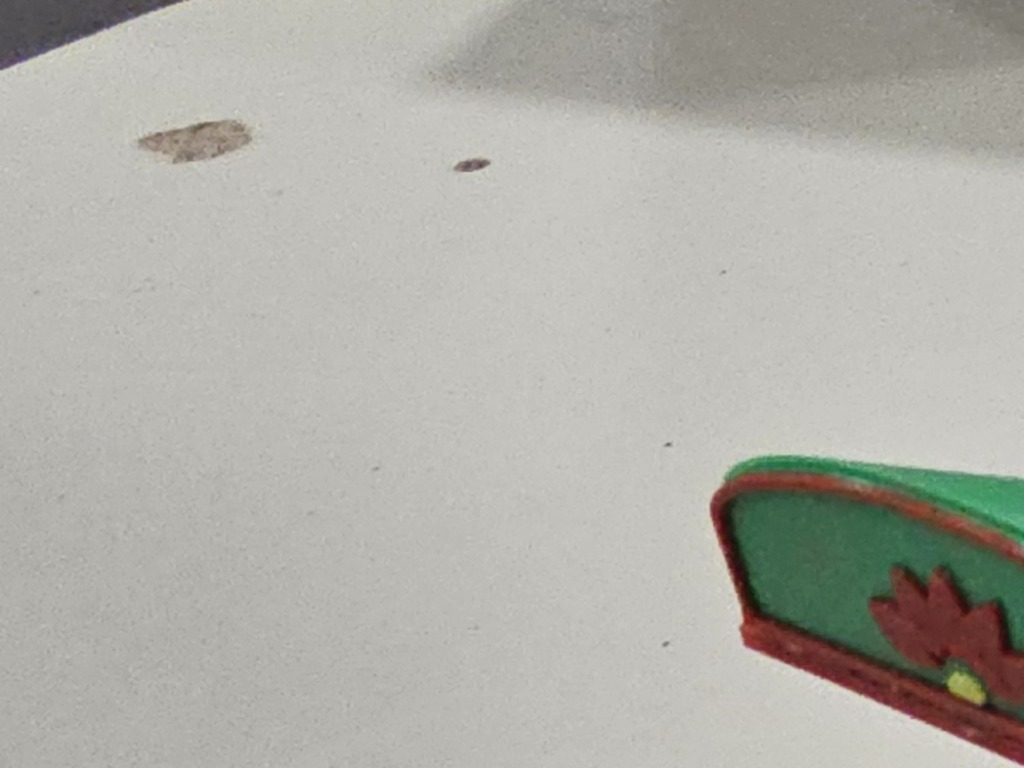
#> input picture truck-ad/source/truck_a.jpg, 1024 x 768 px
$ python age.py ../source/truck_a.jpg ../source/truck_b.jpg 5
#> lines starting #> are read from the running program, lines starting #| are printed output that depends on the picture; after the words box and inside, x2 and y2 are one past the last pixel; in counts of white or black regions, pixels touching at a corner belong together
"""Age a flat ad render so it reads as a scanned 1970s printed original.

usage: python3 age.py flat.png out.jpg [seed]
"""
import sys
import numpy as np
from PIL import Image, ImageFilter
from scipy import ndimage as ndi

src, out = sys.argv[1], sys.argv[2]
rng = np.random.default_rng(int(sys.argv[3]) if len(sys.argv) > 3 else 1972)

flat = Image.open(src).convert("RGB")
#> flat is the input picture: PIL image 1024x768 RGB; mean R, G, B 176.3, 175.3, 168.6
W, H = flat.size
#> W = 1024; H = 768
ink = np.asarray(flat.filter(ImageFilter.GaussianBlur(0.7)), np.float32) / 255


def noise(scale, octaves=4):
    """Smooth fractal noise in [0,1]."""
    acc, amp, tot = np.zeros((H, W), np.float32), 1.0, 0.0
    for o in range(octaves):
        s = max(2, int(min(H, W) / (scale * 2 ** o)))
        n = rng.random((H // s + 2, W // s + 2)).astype(np.float32)
        n = ndi.zoom(n, s, order=3)[:H, :W]
        acc += amp * n; tot += amp; amp *= 0.5
    acc /= tot
    return (acc - acc.min()) / (acc.max() - acc.min() + 1e-6)


yy, xx = np.mgrid[0:H, 0:W].astype(np.float32)
ex = np.minimum(xx, W - 1 - xx) / W; ey = np.minimum(yy, H - 1 - yy) / H
edge = np.clip(np.minimum(ex, ey) / 0.07, 0, 1)            # 0 at edge -> 1 inside

# --- paper: cream stock, yellowed toward the edges, blotchy, fibrous
cream = np.array([0.93, 0.87, 0.74], np.float32)
yellow = np.array([0.80, 0.66, 0.45], np.float32)
blotch = noise(6)
age = (1 - edge) ** 1.6 * 0.85 + blotch * 0.25
paper = cream * (1 - age[..., None] * 0.55) + yellow * (age[..., None] * 0.55)
fib = ndi.gaussian_filter(rng.standard_normal((H, W)).astype(np.float32), (0.6, 2.2))
paper *= (1 + fib[..., None] * 0.035)
paper *= (0.97 + 0.03 * noise(40, 2))[..., None]

# --- ink: uneven density, worn speckle drop-outs, slight press bleed
density = 0.80 + 0.20 * noise(10)
wear = ndi.gaussian_filter(rng.random((H, W)).astype(np.float32), 1.0)
density *= np.where(wear > 0.66, 0.55, 1.0)
img = paper * (1 - density[..., None] * (1 - ink))

# --- fold creases (one vertical, one horizontal, like a folded magazine page)
def crease(dist, width):
    d = np.abs(dist)
    hi = np.exp(-(d / width) ** 2)                      # bright ridge
    sh = np.exp(-((dist - width * 2.5) / (width * 3)) ** 2)  # shadow on one side
    return hi, sh

wob = (noise(3, 2) - 0.5) * 6
for dist in (xx - W * 0.502 + wob, yy - H * 0.497 + wob.T[:H, :W] if W == H else yy - H * 0.497 + wob):
    hi, sh = crease(dist, 2.2)
    loss = hi * (rng.random((H, W)) > 0.35)
    img = img * (1 - sh[..., None] * 0.10) + (paper * 1.05 - img) * (loss[..., None] * 0.85)
    img += hi[..., None] * 0.035

# --- foxing and a faint water stain
fox = np.zeros((H, W), np.float32)
for _ in range(140):
    cx, cy = rng.integers(0, W), rng.integers(0, H)
    r = rng.uniform(1.5, 9) if rng.random() < 0.9 else rng.uniform(14, 40)
    fox[max(0, cy - 1):cy + 1, max(0, cx - 1):cx + 1] += 0
    yy0, yy1 = max(0, int(cy - 3 * r)), min(H, int(cy + 3 * r))
    xx0, xx1 = max(0, int(cx - 3 * r)), min(W, int(cx + 3 * r))
    d2 = ((yy[yy0:yy1, xx0:xx1] - cy) ** 2 + (xx[yy0:yy1, xx0:xx1] - cx) ** 2) / r ** 2
    fox[yy0:yy1, xx0:xx1] += np.exp(-d2) * rng.uniform(0.15, 0.6)
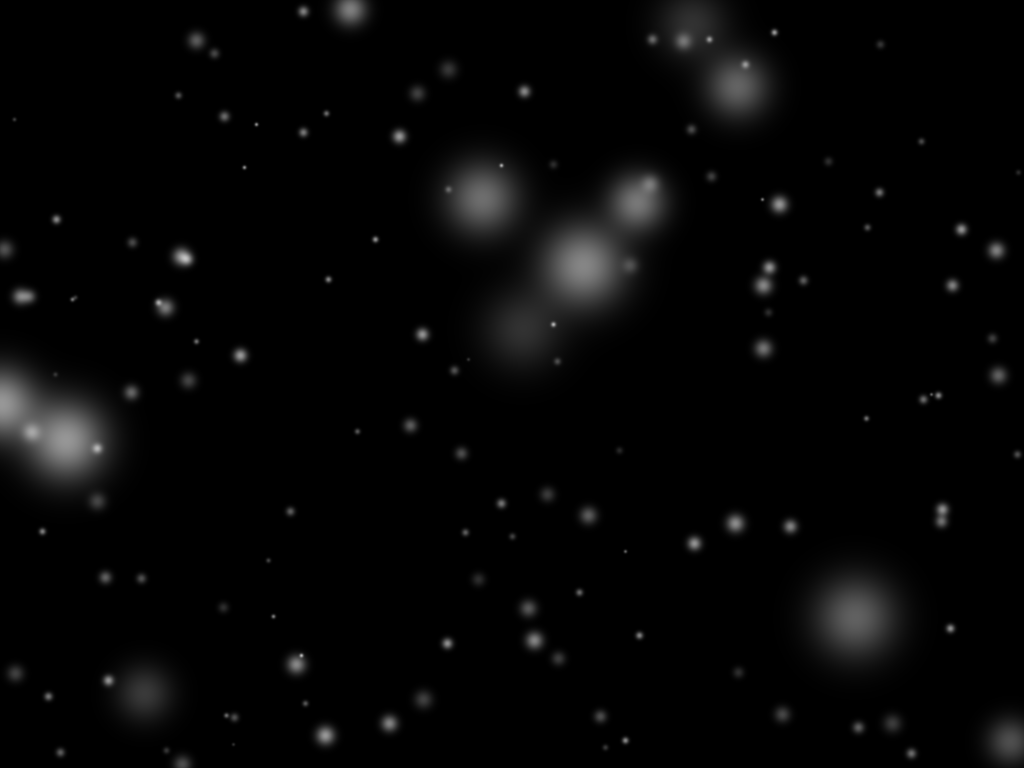
#> fox: shape (768, 1024) float32; min 0, max 0.772, mean 0.0238
fox *= 0.6 + 0.8 * noise(30, 2)
stain_c = np.array([0.55, 0.38, 0.20], np.float32)
#> stain_c = [0.55, 0.38, 0.2]
ring_d = np.hypot(xx - W * 0.86, yy - H * 0.86) / (W * 0.13) + (noise(8, 3) - 0.5) * 0.25
#> after the loop in noise (call 6), `for o in range(octaves):`:
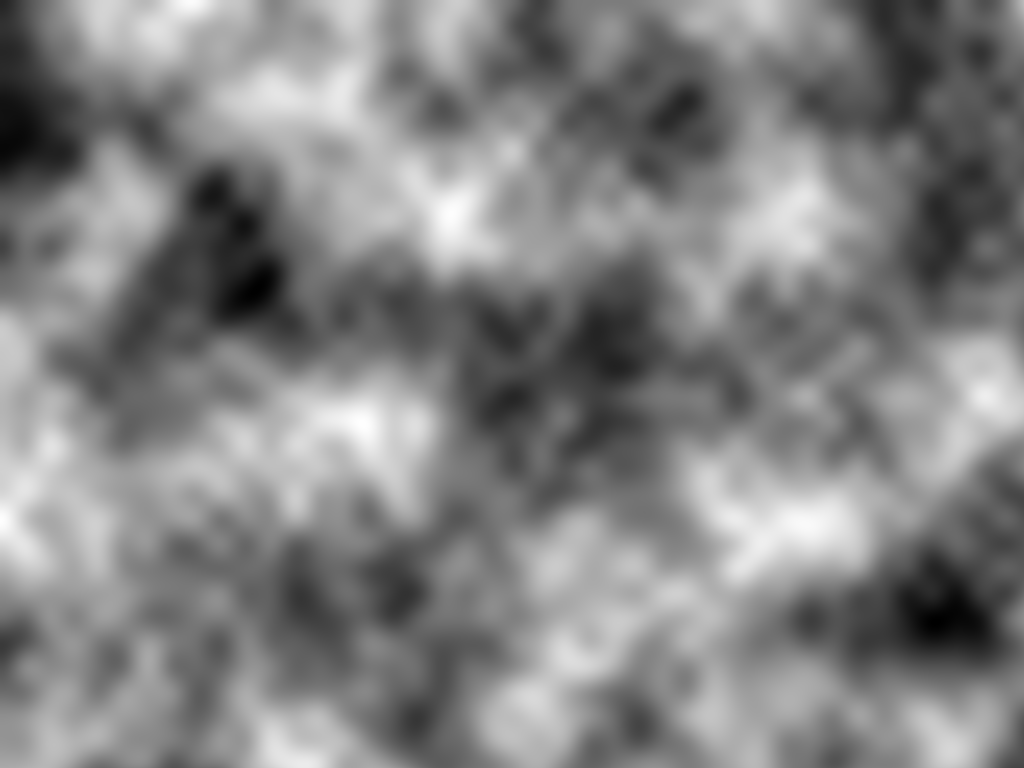
#> acc: shape (768, 1024) float32; min 0.0438, max 1.63, mean 0.856; drawn with min black and max white
ring = np.exp(-((ring_d - 1) / 0.035) ** 2) * 0.35 + (ring_d < 1) * 0.06
stain = np.clip(fox + ring, 0, 1)[..., None]
img = img * (1 - stain * 0.35) + img * stain_c * stain * 0.35

# --- grain, slight overall fade
img = img * 0.97 + 0.02
img += rng.normal(0, 0.012, (H, W, 1)).astype(np.float32)
img = np.clip(img, 0, 1)

import os
if os.environ.get("FULLBLEED"):
    Image.fromarray((img * 255).astype(np.uint8)).save(out, quality=93, subsampling=0)
    sys.exit()

# --- worn, chipped edges: mask on a dark scanner bed
chip = noise(25, 3)
#> after the loop in noise (call 7), `for o in range(octaves):`:
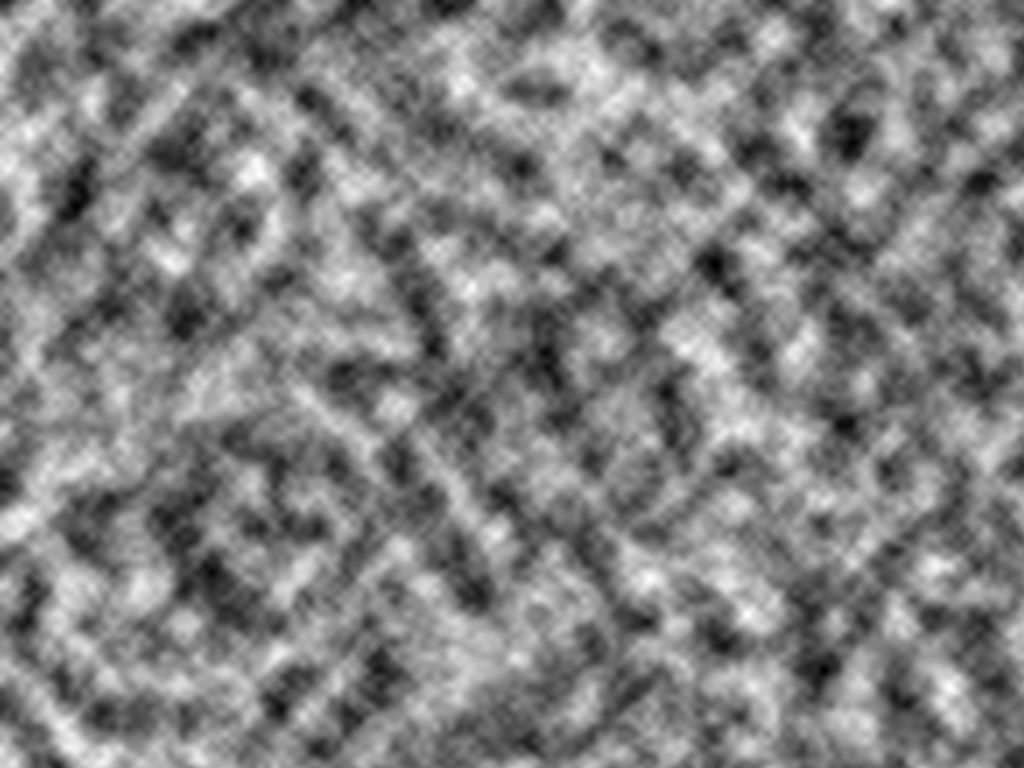
#> acc: shape (768, 1024) float32; min -0.0652, max 1.75, mean 0.852; drawn with min black and max white
inside = (np.minimum(ex * W, ey * H) > 3 + chip * 16)
inside = ndi.binary_opening(inside, iterations=2)
for _ in range(7):                                       # a few small tears
    side = rng.integers(4); r = rng.uniform(8, 26)
    cx = {0: rng.uniform(0, W), 1: rng.uniform(0, W), 2: 0, 3: W}[side]
    cy = {0: 0, 1: H, 2: rng.uniform(0, H), 3: rng.uniform(0, H)}[side]
    inside &= np.hypot(xx - cx, yy - cy) > r
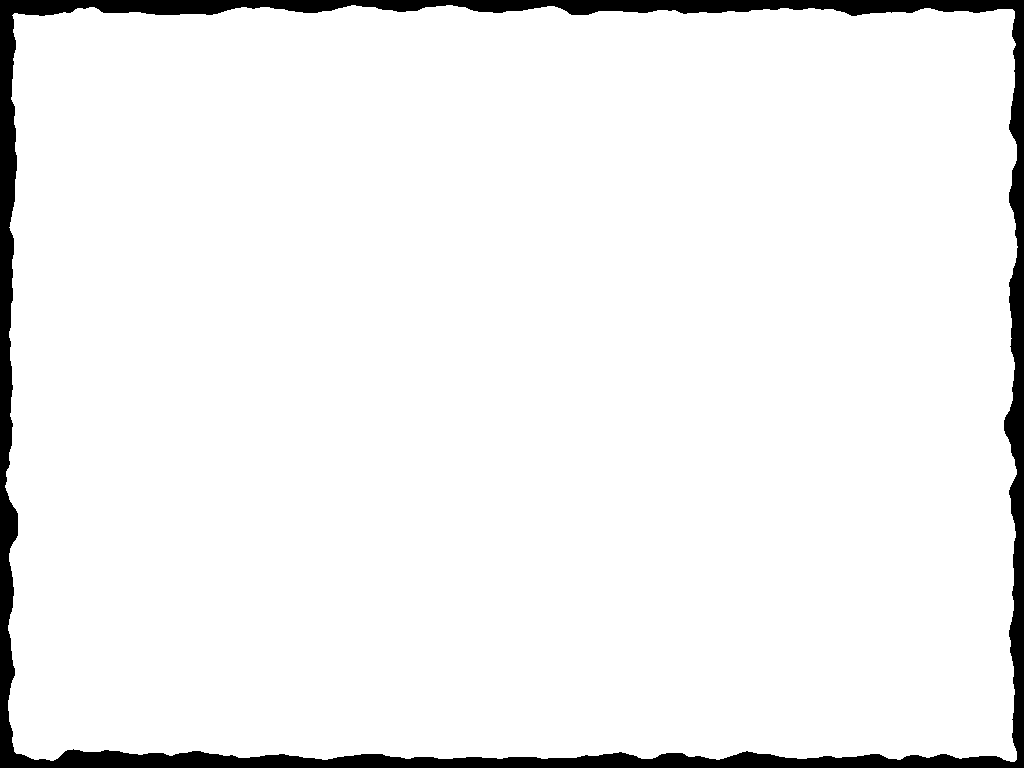
#> inside: shape (768, 1024) bool; 94.8% white; 1 black region, box (x1, y1, x2, y2) and area: (0, 0, 1024, 768) 41082
mask = ndi.gaussian_filter(inside.astype(np.float32), 0.8)[..., None]
bed = np.array([0.15, 0.14, 0.13], np.float32)
#> bed = [0.15, 0.14, 0.13]
img = img * mask + bed * (1 - mask)

pad = 40
canvas = np.empty((H + 2 * pad, W + 2 * pad, 3), np.float32); canvas[:] = bed
canvas[pad:pad + H, pad:pad + W] = img
res = Image.fromarray((canvas * 255).astype(np.uint8)).rotate(-0.45, Image.BICUBIC, fillcolor=tuple((bed * 255).astype(int)))
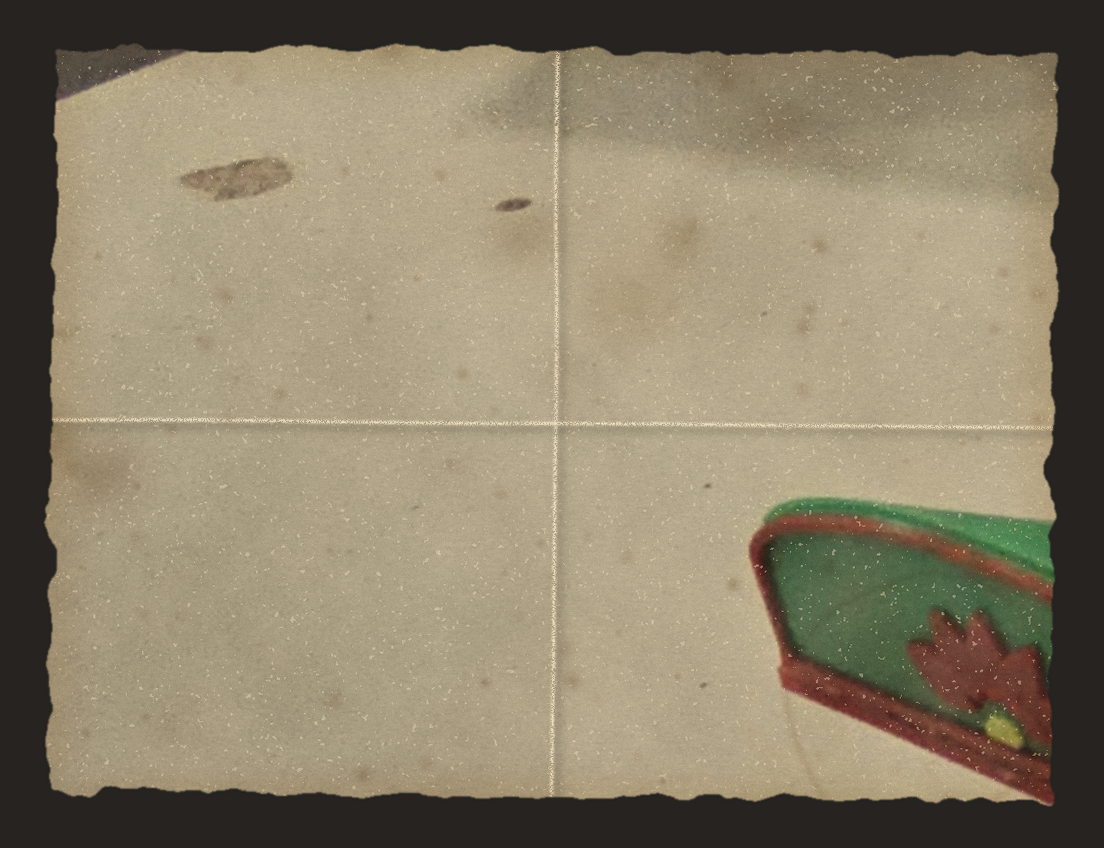
#> res: PIL image 1104x848 RGB; mean R, G, B 139.6, 128.7, 105.8
res.save(out, quality=93, subsampling=0)
